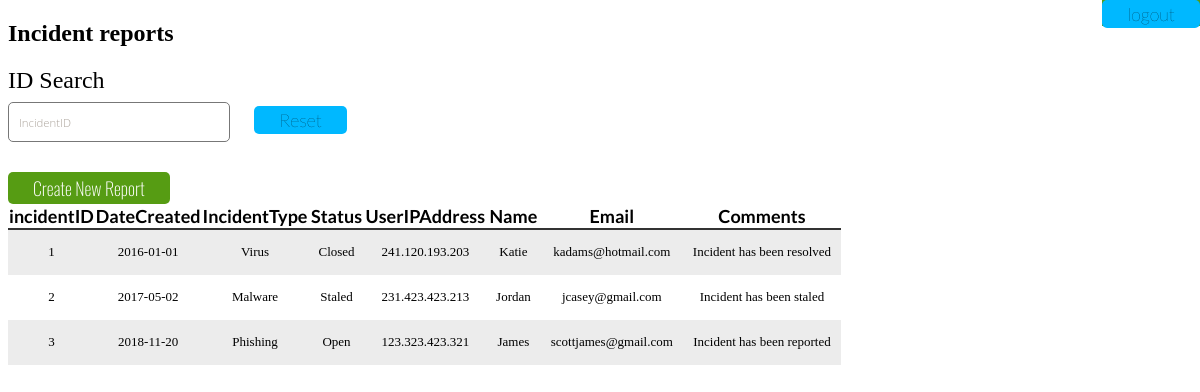
The app's page /index.php (signed in) with its own data.
### tables this page shows
CREATE TABLE IF NOT EXISTS `Incident` (
  `incidentID` INT NOT NULL,
  `typeOfIncident` VARCHAR(45) NULL,
  `dateCreated` DATE NULL,
  `incidentState` VARCHAR(45) NULL,
  `User_incidentID` INT NULL,
  PRIMARY KEY (`incidentID`));

CREATE TABLE IF NOT EXISTS `IP_Address` (
  `ipAddress` VARCHAR(18) NOT NULL,
  `Incident_incidentID` INT NOT NULL,
  PRIMARY KEY (`ipAddress`, `Incident_incidentID`),
  INDEX `fk_IP_Address_Incident1_idx` (`Incident_incidentID` ASC) VISIBLE,
  CONSTRAINT `fk_IP_Address_Incident1`
    FOREIGN KEY (`Incident_incidentID`)
    REFERENCES `Incident` (`incidentID`)
    ON DELETE NO ACTION
    ON UPDATE NO ACTION);

CREATE TABLE IF NOT EXISTS `User` (
  `lastName` VARCHAR(45) NOT NULL,
  `firstName` VARCHAR(45) NOT NULL,
  `jobTitle` VARCHAR(45) NULL,
  `emailAddress` VARCHAR(45) NULL,
  PRIMARY KEY (`lastName`));

CREATE TABLE IF NOT EXISTS `comment` (
  `comments` VARCHAR(100) NOT NULL,
  `Incident_incidentID` INT NOT NULL,
  `author` VARCHAR(45) NULL,
  PRIMARY KEY (`comments`, `Incident_incidentID`),
  INDEX `fk_DescriptionOfIncident_Incident1_idx` (`Incident_incidentID` ASC) VISIBLE,
  CONSTRAINT `fk_DescriptionOfIncident_Incident1`
    FOREIGN KEY (`Incident_incidentID`)
    REFERENCES `Incident` (`incidentID`)
    ON DELETE NO ACTION
    ON UPDATE NO ACTION);

### index.php (the view, shortened to what this page needs)
<!DOCTYPE html>
<html lang="en" >
<head>
      <link rel="stylesheet" href="css/style.css">
</head>
<body>
  <h2> Incident reports </h2>
  <form action="#" method= "post">
  <div>
    <label>ID Search</label><br>
   <input type="text" name="incidentID" id="myInput" onkeyup= "myFunction()" placeholder="IncidentID" >
  </div>
<div>
    <input type="submit" value="Reset">
  </div>
</form>
<button class="button button1" id="popup">Create New Report</button>
<div style="float:right;display: inline;position: absolute;top: 0;right: 0;">
<form align="right" name="form1" method="post" action="logout.php">
  <label class="button1">
  <input name="submit2" type="submit" id="submit2" value="logout">
  </label>
</form>
</div>
<?php
$con=mysqli_connect("localhost","akshatpatel","","akshatpatel");
$result = mysqli_query($con,"SELECT Incident.incidentID, Incident.dateCreated, Incident.typeOfIncident,Incident.incidentState, IP_Address.ipAddress, User.firstName, User.emailAddress,comment.comments
FROM
Incident JOIN comment ON incident.incidentID = comment.Incident_incidentID
JOIN IP_Address ON incident.incidentID = IP_Address.Incident_incidentID
JOIN user_has_incident ON incident.incidentID = user_has_incident.Incident_incidentID
JOIN user ON user_has_incident.user_lastname = user.lastname;");
?>
<form action="" method="post">
<div class="container">
  <table id = "myTable">
    <tr>
      <th>incidentID</th>
      <th>DateCreated</th>
      <th>IncidentType</th>
      <th>Status</th>
      <th>UserIPAddress</th>
      <th>Name</th>
      <th>Email</th>
      <th> Comments </th>
     </tr>
<?php
               while ($row = mysqli_fetch_assoc($result)) {
                     echo "<tr>";
                     echo "<td>".$row['incidentID']."</td>";
                     echo "<td>".$row['dateCreated']."</td>";
                     echo "<td>".$row['typeOfIncident']."</td>";
                     echo "<td>".$row['incidentState']."</td>";
                     echo "<td>".$row['ipAddress']."</td>";
                     echo "<td>".$row['firstName']."</td>";
                     echo "<td>".$row['emailAddress']."</td>";
                      echo "<td>".$row['comments']."</td>";
                     echo "</tr>";
}
   ?>
  </table>
</form>
</body>
</html>

### css/style.css (style rules this page uses)
* { font: 'bold' 'Lato', sans-serif; }
.container { height: auto; overflow-y: auto; }
table { border-collapse: collapse; width: 100%; text-align: center; }
tr { cell-padding: 10px 0; }
tr:nth-child(even) { background: #ececec; }
tr:first-child { border-bottom: 2px solid #333; }
th { font-size: 18px; font-family: 'Lato', sans-serif; }
td { height: 25px; font:'italic' 'bold' 'Lato', sans-serif; color: #000; font-size: 13px; font-weight: 100; padding: 10px; }
form { margin-bottom: 30px; }
form div { display: inline-block; margin-right: 20px; }
label { font:'italic' 'bold' 'Lato', sans-serif; font-size: 24px; font-weight: 100; }
input[type="text"] { font-size: 13px; font-family: "Open Sans"; color: #000; font-weight: 100; padding: 10px 10px; border: 1px solid #777777; border-radius: 5px; min-width: 200px; margin-top: 8px; }
input[type="submit"], input[type="reset"] { padding: 3px 25px; border-radius: 5px; font-family: 'Lato', sans-serif; font-weight: 100; font-size: 18px; }
input[type="submit"] { background: #00b8ff; border: none; color: black; }
input::placeholder, textarea::placeholder { color: #aca49c; font-size: 0.875em; }
input { font-family: 'Lato', sans-serif; font-size: 0.875em; background: transparent; outline: none; color: #afccbf; border: solid 1px #b3aca7; border-bottom: none; transition: all 0.3s ease-in-out; -webkit-transition: all 0.3s ease-in-out; -moz-transition: all 0.3s ease-in-out; -ms-transition: all 0.3s ease-in-out; }
.button { background-color:#569c13 ; border: none; color: white; padding: 3px 25px; border-radius: 5px; font-family: "Oswald"; font-weight: 100; font-size: 18px; -webkit-transition-duration: 0.4s; transition-duration: 0.4s; cursor: pointer; }
.button1 { background:#569c13 ; border: none; color: white; }

### records on screen
incident: incidentID "1", dateCreated "2016-01-01", typeOfIncident "Virus", incidentState "Closed", ip_address.ipAddress "241.120.193.203", user.firstName "Katie", user.emailAddress "kadams@hotmail.com", comment.comments "Incident has been resolved"
incident: incidentID "2", dateCreated "2017-05-02", typeOfIncident "Malware", incidentState "Staled", ip_address.ipAddress "231.423.423.213", user.firstName "Jordan", user.emailAddress "jcasey@gmail.com", comment.comments "Incident has been staled"
incident: incidentID "3", dateCreated "2018-11-20", typeOfIncident "Phishing", incidentState "Open", ip_address.ipAddress "123.323.423.321", user.firstName "James", user.emailAddress "scottjames@gmail.com", comment.comments "Incident has been reported"
